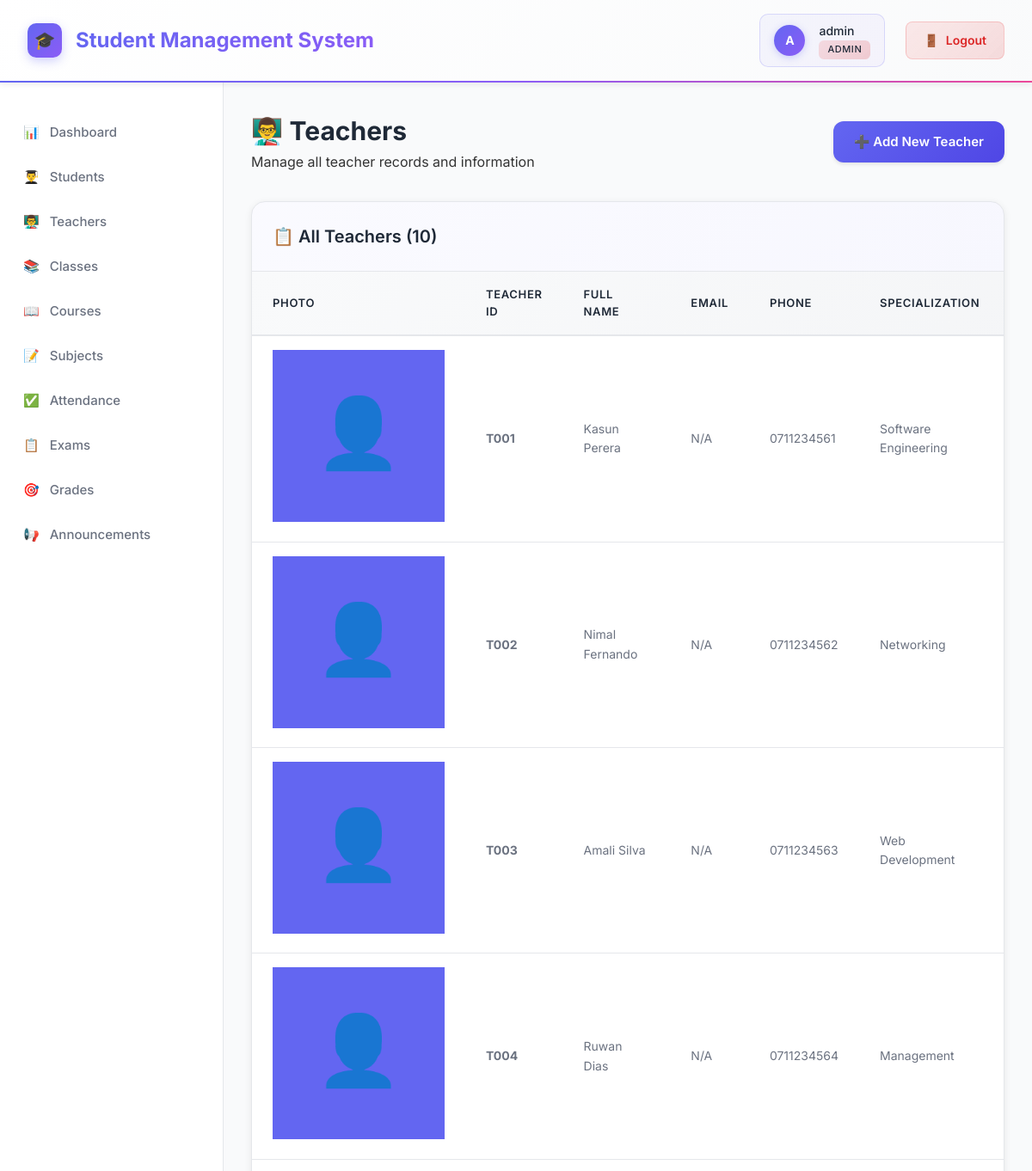
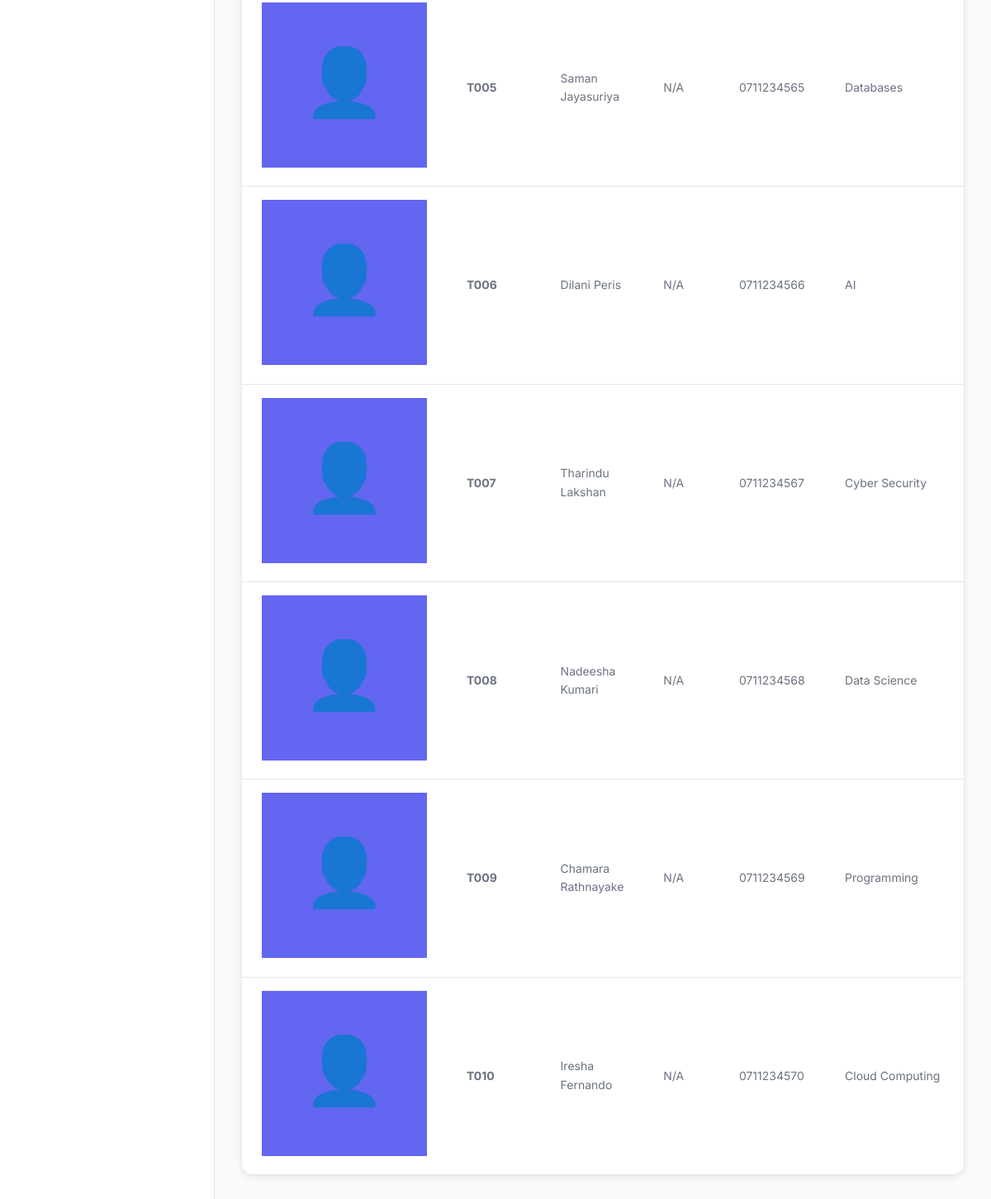
The app's page /teachers/index.php (signed in) with its own data (2 pictures, top to bottom).
### tables this page shows
CREATE TABLE teachers (
    id INT AUTO_INCREMENT PRIMARY KEY,
    user_id INT,
    teacher_id VARCHAR(20) UNIQUE NOT NULL,
    first_name VARCHAR(50) NOT NULL,
    last_name VARCHAR(50) NOT NULL,
    date_of_birth DATE,
    gender ENUM('Male', 'Female', 'Other'),
    phone VARCHAR(20),
    email VARCHAR(100),
    address TEXT,
    qualification VARCHAR(100),
    specialization VARCHAR(100),
    joining_date DATE,
    photo VARCHAR(255),
    status ENUM('active', 'inactive') DEFAULT 'active',
    created_at TIMESTAMP DEFAULT CURRENT_TIMESTAMP,
    updated_at TIMESTAMP DEFAULT CURRENT_TIMESTAMP ON UPDATE CURRENT_TIMESTAMP,
    FOREIGN KEY (user_id) REFERENCES users(id) ON DELETE CASCADE
);

### config/config.php (called while the page is built, shortened)
<?php
function hasRole(string $role): bool {
    return isset($_SESSION['role']) && $_SESSION['role'] === $role;
}

### teachers/index.php (the view, shortened to what this page needs)
<?php
require_once '../config/config.php';
$database = new Database();
$db = $database->getConnection();
$query = "SELECT t.*, u.email FROM teachers t
          LEFT JOIN users u ON t.user_id = u.id
          ORDER BY t.created_at DESC";
$stmt = $db->prepare($query);
$stmt->execute();
$teachers = $stmt->fetchAll();
?>
<!DOCTYPE html>
<html lang="en">
<head>
    <link rel="stylesheet" href="../assets/css/style.css">
</head>
<body>
    <?php include '../includes/header.php'; ?>
    <div class="container">
        <?php include '../includes/sidebar.php'; ?>
        <main class="main-content">
            <div class="page-header">
                <div>
                    <h1>👨‍🏫 Teachers</h1>
                    <p>Manage all teacher records and information</p>
                </div>
                <a href="add.php" class="btn btn-primary">
                    ➕ Add New Teacher
                </a>
            </div>
            <div class="card">
                <div class="card-header">
                    <h2>📋 All Teachers (<?php echo count($teachers); ?>)</h2>
                </div>
                <div class="card-body">
                    <?php if (count($teachers) > 0): ?>
                        <div class="table-responsive">
                            <table class="data-table">
                                <thead>
                                    <tr>
                                        <th>Photo</th>
                                        <th>Teacher ID</th>
                                        <th>Full Name</th>
                                        <th>Email</th>
                                        <th>Phone</th>
                                        <th>Specialization</th>
                                        <th>Status</th>
                                    </tr>
                                </thead>
                                <tbody>
                                    <?php foreach ($teachers as $teacher): ?>
                                        <tr>
                                            <td>
                                                <img src="<?php echo $teacher['photo'] ? '../uploads/teachers/' . $teacher['photo'] : '../assets/images/default-avatar.svg'; ?>"
                                                     alt="Photo" class="table-avatar">
                                            </td>
                                            <td><strong><?php echo htmlspecialchars($teacher['teacher_id']); ?></strong></td>
                                            <td><?php echo htmlspecialchars($teacher['first_name'] .  ' ' . $teacher['last_name']); ?></td>
                                            <td><?php echo htmlspecialchars($teacher['email'] ?? 'N/A'); ?></td>
                                            <td><?php echo htmlspecialchars($teacher['phone'] ?? 'N/A'); ?></td>
                                            <td><?php echo htmlspecialchars($teacher['specialization'] ?? 'N/A'); ?></td>
                                            <td>
                                            </td>
                                        </tr>
                                    <?php endforeach; ?>
                                </tbody>
                            </table>
                        </div>
                    <?php endif; ?>
                </div>
            </div>
        </main>
    </div>
</body>
</html>

### includes/header.php (shortened to what this page needs)
<?php
$in_subfolder = (strpos($_SERVER['PHP_SELF'], '/students/') !== false ||
                 strpos($_SERVER['PHP_SELF'], '/teachers/') !== false ||
                 strpos($_SERVER['PHP_SELF'], '/classes/') !== false  ||
                 strpos($_SERVER['PHP_SELF'], '/courses/') !== false ||
                 strpos($_SERVER['PHP_SELF'], '/subjects/') !== false ||
                 strpos($_SERVER['PHP_SELF'], '/attendance/') !== false  ||
                 strpos($_SERVER['PHP_SELF'], '/exams/') !== false ||
                 strpos($_SERVER['PHP_SELF'], '/grades/') !== false ||
                 strpos($_SERVER['PHP_SELF'], '/announcements/') !== false );
$prefix = $in_subfolder ? '../' : '';
$roleColors = [
    'admin' => 'role-admin',
    'teacher' => 'role-teacher',
    'student' => 'role-student'
];
$roleClass = $roleColors[$_SESSION['role'] ?? 'student'] ?? 'role-student';
?>
<!DOCTYPE html>
<html lang="en">
<head>
</head>
<body>
    <header class="header">
        <div class="header-left">
            <div class="header-logo">🎓</div>
            <h1>Student Management System</h1>
        </div>
        <div class="header-right">
            <div class="user-info">
                <div class="user-avatar">
                    <?php
                    $username = $_SESSION['username'] ?? 'User';
                    echo strtoupper(substr($username, 0, 1));
                    ?>
                </div>
                <div class="user-details">
                    <span class="user-name"><?php echo htmlspecialchars($username); ?></span>
                    <span class="user-role <?php echo $roleClass; ?>">
                        <?php echo htmlspecialchars($_SESSION['role'] ?? 'Student'); ?>
                    </span>
                </div>
            </div>
            <a href="<?php echo $prefix; ?>logout.php" class="logout-btn">
                <span>🚪</span>
                <span>Logout</span>
            </a>
        </div>
    </header>

### includes/sidebar.php
<aside class="sidebar" id="sidebar">
    <nav class="sidebar-nav">
        <ul>
            <li>
                <a href="<?php echo BASE_URL; ?>dashboard.php" class="nav-link">
                    <span class="nav-icon">📊</span>
                    <span class="nav-text">Dashboard</span>
                </a>
            </li>
            <?php if (hasRole('admin') || hasRole('teacher')): ?>
                <li>
                    <a href="<?php echo BASE_URL; ?>students/index.php" class="nav-link">
                        <span class="nav-icon">👨‍🎓</span>
                        <span class="nav-text">Students</span>
                    </a>
                </li>
            <?php endif; ?>
            <?php if (hasRole('admin')): ?>
                <li>
                    <a href="<?php echo BASE_URL; ?>teachers/index.php" class="nav-link">
                        <span class="nav-icon">👨‍🏫</span>
                        <span class="nav-text">Teachers</span>
                    </a>
                </li>
                <li>
                    <a href="<?php echo BASE_URL; ?>classes/index.php" class="nav-link">
                        <span class="nav-icon">📚</span>
                        <span class="nav-text">Classes</span>
                    </a>
                </li>
                <li>
                    <a href="<?php echo BASE_URL; ?>courses/index.php" class="nav-link">
                        <span class="nav-icon">📖</span>
                        <span class="nav-text">Courses</span>
                    </a>
                </li>
                <li>
                    <a href="<?php echo BASE_URL; ?>subjects/index.php" class="nav-link">
                        <span class="nav-icon">📝</span>
                        <span class="nav-text">Subjects</span>
                    </a>
                </li>
            <?php endif; ?>
            <?php if (hasRole('admin') || hasRole('teacher')): ?>
                <li>
                    <a href="<?php echo BASE_URL; ?>attendance/index.php" class="nav-link">
                        <span class="nav-icon">✅</span>
                        <span class="nav-text">Attendance</span>
                    </a>
                </li>
                <li>
                    <a href="<?php echo BASE_URL; ?>exams/index.php" class="nav-link">
                        <span class="nav-icon">📋</span>
                        <span class="nav-text">Exams</span>
                    </a>
                </li>
                <li>
                    <a href="<?php echo BASE_URL; ?>grades/index.php" class="nav-link">
                        <span class="nav-icon">🎯</span>
                        <span class="nav-text">Grades</span>
                    </a>
                </li>
            <?php endif; ?>
            <li>
                <a href="<?php echo BASE_URL; ?>announcements/index.php" class="nav-link">
                    <span class="nav-icon">📢</span>
                    <span class="nav-text">Announcements</span>
                </a>
            </li>
        </ul>
    </nav>
</aside>

### assets/css/style.css (style rules this page uses)
* { margin: 0; padding: 0; box-sizing: border-box; }
:root { --primary-color: #6366F1; --primary-dark: #4F46E5; --secondary-color: #10B981; --danger-color: #EF4444; --warning-color: #F59E0B; --info-color: #3B82F6; --dark-color: #1F2937; --gray-medium: #6B7280; --gray-light: #9CA3AF; --light-color: #F9FAFB; --white: #FFFFFF; --border-color: #E5E7EB; }
body { font-family: 'Inter', -apple-system, BlinkMacSystemFont, 'Segoe UI', Roboto, sans-serif; background: #f5f5f5; color: #333; line-height: 1.6; }
.header { background: var(--white); padding: 1.25rem 2rem; box-shadow: 0 1px 3px rgba(0, 0, 0, 0.1); display: flex; justify-content: space-between; align-items: center; position: sticky; top: 0; z-index: 100; border-bottom: 1px solid var(--border-color); }
.header h1 { color: var(--primary-color); font-size: 1.5rem; font-weight: 700; margin: 0; }
.user-info { display: flex; align-items: center; gap: 1rem; font-size: 0.875rem; color: var(--gray-medium); }
.user-info span { color: var(--dark-color); font-weight: 500; }
.container { display: flex; min-height: calc(100vh - 70px); }
.sidebar { width: 260px; background: var(--white); padding: 2rem 0; box-shadow: 2px 0 5px rgba(0, 0, 0, 0.05); border-right: 1px solid var(--border-color); }
.sidebar nav { display: flex; flex-direction: column; }
.sidebar nav a { display: flex; align-items: center; gap: 0.75rem; padding: 0.875rem 1.5rem; color: var(--gray-medium); text-decoration: none; transition: all 0.3s; font-size: 0.9375rem; font-weight: 500; border-left: 3px solid transparent; }
.main-content { flex: 1; padding: 2rem; background: var(--light-color); overflow-y: auto; }
.page-header { display: flex; justify-content: space-between; align-items: center; margin-bottom: 2rem; }
.page-header h1 { font-size: 1.875rem; color: var(--dark-color); font-weight: 700; margin: 0; }
.card { background: var(--white); border-radius: 16px; box-shadow: 0 2px 8px rgba(0, 0, 0, 0.08); margin-bottom: 1.5rem; overflow: hidden; border: 1px solid var(--border-color); transition: all 0.3s; }
.card-header { padding: 1.5rem; border-bottom: 1px solid var(--border-color); background: linear-gradient(135deg, rgba(99, 102, 241, 0.03), rgba(99, 102, 241, 0.05)); }
.card-header h2 { font-size: 1.25rem; color: var(--dark-color); font-weight: 600; margin: 0; }
.card-body { padding: 0; }
.data-table { width: 100%; border-collapse: collapse; background: var(--white); }
.data-table thead { background: linear-gradient(135deg, #F9FAFB, #F3F4F6); }
.data-table th { padding: 1rem 1.5rem; text-align: left; font-weight: 600; color: var(--dark-color); font-size: 0.8125rem; text-transform: uppercase; letter-spacing: 0.05em; border-bottom: 2px solid var(--border-color); }
.data-table td { padding: 1rem 1.5rem; border-bottom: 1px solid var(--border-color); color: var(--gray-medium); font-size: 0.875rem; }
.data-table tbody tr { transition: all 0.2s; }
.btn { display: inline-flex; align-items: center; justify-content: center; gap: 8px; padding: 12px 24px; border: none; border-radius: 12px; font-size: 15px; font-weight: 600; cursor: pointer; text-decoration: none; transition: all 0.3s; box-shadow: 0 2px 4px rgba(0, 0, 0, 0.1); font-family: inherit; }
.btn-primary { background: linear-gradient(135deg, var(--primary-color), var(--primary-dark)); color: var(--white); }

### records on screen
teachers: teacher "T001", first_name+last_name "Kasun Perera", email "N/A", phone "0711234561", specialization "Software Engineering"
teachers: teacher "T002", first_name+last_name "Nimal Fernando", email "N/A", phone "0711234562", specialization "Networking"
teachers: teacher "T003", first_name+last_name "Amali Silva", email "N/A", phone "0711234563", specialization "Web Development"
teachers: teacher "T004", first_name+last_name "Ruwan Dias", email "N/A", phone "0711234564", specialization "Management"
teachers: teacher "T005", first_name+last_name "Saman Jayasuriya", email "N/A", phone "0711234565", specialization "Databases"
teachers: teacher "T006", first_name+last_name "Dilani Peris", email "N/A", phone "0711234566", specialization "AI"
teachers: teacher "T007", first_name+last_name "Tharindu Lakshan", email "N/A", phone "0711234567", specialization "Cyber Security"
teachers: teacher "T008", first_name+last_name "Nadeesha Kumari", email "N/A", phone "0711234568", specialization "Data Science"
teachers: teacher "T009", first_name+last_name "Chamara Rathnayake", email "N/A", phone "0711234569", specialization "Programming"
teachers: teacher "T010", first_name+last_name "Iresha Fernando", email "N/A", phone "0711234570", specialization "Cloud Computing"

### other values on screen
substr($username, 0, 1) "A"
$username "admin"
$_SESSION['role'] "ADMIN"
count($teachers) "10"
